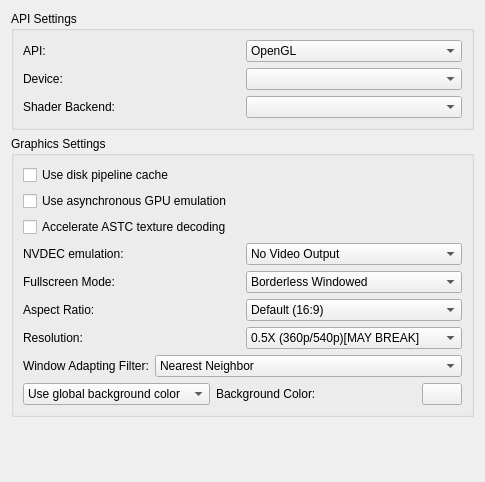
<?xml version="1.0" encoding="UTF-8"?>
<ui version="4.0">
 <class>ConfigureGraphics</class>
 <widget class="QWidget" name="ConfigureGraphics">
  <property name="geometry">
   <rect>
    <x>0</x>
    <y>0</y>
    <width>437</width>
    <height>482</height>
   </rect>
  </property>
  <property name="windowTitle">
   <string>Form</string>
  </property>
  <property name="accessibleName">
   <string>Graphics</string>
  </property>
  <layout class="QVBoxLayout" name="verticalLayout_1">
   <item>
    <layout class="QVBoxLayout" name="verticalLayout_2">
     <item>
      <widget class="QGroupBox" name="groupBox_2">
       <property name="title">
        <string>API Settings</string>
       </property>
       <layout class="QVBoxLayout" name="verticalLayout_3">
        <item>
         <widget class="QWidget" name="api_widget" native="true">
          <layout class="QGridLayout" name="gridLayout">
           <property name="leftMargin">
            <number>0</number>
           </property>
           <property name="topMargin">
            <number>0</number>
           </property>
           <property name="rightMargin">
            <number>0</number>
           </property>
           <property name="bottomMargin">
            <number>0</number>
           </property>
           <property name="horizontalSpacing">
            <number>6</number>
           </property>
           <item row="4" column="0">
            <widget class="QWidget" name="backend_widget" native="true">
             <layout class="QHBoxLayout" name="backend_layout">
              <property name="leftMargin">
               <number>0</number>
              </property>
              <property name="topMargin">
               <number>0</number>
              </property>
              <property name="rightMargin">
               <number>0</number>
              </property>
              <property name="bottomMargin">
               <number>0</number>
              </property>
              <item>
               <widget class="QLabel" name="backend_label">
                <property name="text">
                 <string>Shader Backend:</string>
                </property>
               </widget>
              </item>
              <item>
               <widget class="QComboBox" name="backend"/>
              </item>
             </layout>
            </widget>
           </item>
           <item row="2" column="0">
            <widget class="QWidget" name="device_widget" native="true">
             <layout class="QHBoxLayout" name="device_layout">
              <property name="leftMargin">
               <number>0</number>
              </property>
              <property name="topMargin">
               <number>0</number>
              </property>
              <property name="rightMargin">
               <number>0</number>
              </property>
              <property name="bottomMargin">
               <number>0</number>
              </property>
              <item>
               <widget class="QLabel" name="device_label">
                <property name="text">
                 <string>Device:</string>
                </property>
               </widget>
              </item>
              <item>
               <widget class="QComboBox" name="device"/>
              </item>
             </layout>
            </widget>
           </item>
           <item row="0" column="0">
            <widget class="QWidget" name="api_layout_2" native="true">
             <layout class="QHBoxLayout" name="api_layout">
              <property name="leftMargin">
               <number>0</number>
              </property>
              <property name="topMargin">
               <number>0</number>
              </property>
              <property name="rightMargin">
               <number>0</number>
              </property>
              <property name="bottomMargin">
               <number>0</number>
              </property>
              <item>
               <widget class="QLabel" name="api_label">
                <property name="text">
                 <string>API:</string>
                </property>
               </widget>
              </item>
              <item>
               <widget class="QComboBox" name="api">
                <property name="sizePolicy">
                 <sizepolicy hsizetype="Preferred" vsizetype="Fixed">
                  <horstretch>0</horstretch>
                  <verstretch>0</verstretch>
                 </sizepolicy>
                </property>
                <item>
                 <property name="text">
                  <string notr="true">OpenGL</string>
                 </property>
                </item>
                <item>
                 <property name="text">
                  <string notr="true">Vulkan</string>
                 </property>
                </item>
               </widget>
              </item>
             </layout>
            </widget>
           </item>
          </layout>
         </widget>
        </item>
       </layout>
      </widget>
     </item>
     <item>
      <widget class="QGroupBox" name="groupBox">
       <property name="title">
        <string>Graphics Settings</string>
       </property>
       <layout class="QVBoxLayout" name="verticalLayout_4">
        <item>
         <widget class="QCheckBox" name="use_disk_shader_cache">
          <property name="text">
           <string>Use disk pipeline cache</string>
          </property>
         </widget>
        </item>
        <item>
         <widget class="QCheckBox" name="use_asynchronous_gpu_emulation">
          <property name="text">
           <string>Use asynchronous GPU emulation</string>
          </property>
         </widget>
        </item>
        <item>
          <widget class="QCheckBox" name="accelerate_astc">
            <property name="text">
              <string>Accelerate ASTC texture decoding</string>
            </property>
          </widget>
        </item>
        <item>
         <widget class="QWidget" name="nvdec_emulation_widget" native="true">
          <layout class="QHBoxLayout" name="nvdec_emulation_layout">
           <property name="leftMargin">
            <number>0</number>
           </property>
           <property name="topMargin">
            <number>0</number>
           </property>
           <property name="rightMargin">
            <number>0</number>
           </property>
           <property name="bottomMargin">
            <number>0</number>
           </property>
           <item>
            <widget class="QLabel" name="nvdec_emulation_label">
             <property name="text">
              <string>NVDEC emulation:</string>
             </property>
            </widget>
           </item>
           <item>
            <widget class="QComboBox" name="nvdec_emulation">
             <item>
              <property name="text">
               <string>No Video Output</string>
              </property>
             </item>
             <item>
              <property name="text">
               <string>CPU Video Decoding</string>
              </property>
             </item>
             <item>
              <property name="text">
               <string>GPU Video Decoding (Default)</string>
              </property>
             </item>
            </widget>
           </item>
          </layout>
         </widget>
        </item>
        <item>
         <widget class="QWidget" name="fullscreen_mode_layout" native="true">
          <layout class="QHBoxLayout" name="horizontalLayout_1">
           <property name="leftMargin">
            <number>0</number>
           </property>
           <property name="topMargin">
            <number>0</number>
           </property>
           <property name="rightMargin">
            <number>0</number>
           </property>
           <property name="bottomMargin">
            <number>0</number>
           </property>
           <item>
            <widget class="QLabel" name="fullscreen_mode_label">
             <property name="text">
              <string>Fullscreen Mode:</string>
             </property>
            </widget>
           </item>
           <item>
            <widget class="QComboBox" name="fullscreen_mode_combobox">
             <item>
              <property name="text">
               <string>Borderless Windowed</string>
              </property>
             </item>
             <item>
              <property name="text">
               <string>Exclusive Fullscreen</string>
              </property>
             </item>
            </widget>
           </item>
          </layout>
         </widget>
        </item>
        <item>
         <widget class="QWidget" name="aspect_ratio_layout" native="true">
          <layout class="QHBoxLayout" name="horizontalLayout_2">
           <property name="leftMargin">
            <number>0</number>
           </property>
           <property name="topMargin">
            <number>0</number>
           </property>
           <property name="rightMargin">
            <number>0</number>
           </property>
           <property name="bottomMargin">
            <number>0</number>
           </property>
           <item>
            <widget class="QLabel" name="ar_label">
             <property name="text">
              <string>Aspect Ratio:</string>
             </property>
            </widget>
           </item>
           <item>
            <widget class="QComboBox" name="aspect_ratio_combobox">
             <item>
              <property name="text">
               <string>Default (16:9)</string>
              </property>
             </item>
             <item>
              <property name="text">
               <string>Force 4:3</string>
              </property>
             </item>
             <item>
              <property name="text">
               <string>Force 21:9</string>
              </property>
             </item>
             <item>
              <property name="text">
               <string>Stretch to Window</string>
              </property>
             </item>
            </widget>
           </item>
          </layout>
         </widget>
        </item>
        <item>
         <widget class="QWidget" name="resolution_layout" native="true">
          <layout class="QHBoxLayout" name="horizontalLayout_5">
           <property name="leftMargin">
            <number>0</number>
           </property>
           <property name="topMargin">
            <number>0</number>
           </property>
           <property name="rightMargin">
            <number>0</number>
           </property>
           <property name="bottomMargin">
            <number>0</number>
           </property>
           <item>
            <widget class="QLabel" name="resolution_label">
             <property name="text">
              <string>Resolution:</string>
             </property>
            </widget>
           </item>
           <item>
            <widget class="QComboBox" name="resolution_combobox">
             <item>
              <property name="text">
               <string>0.5X (360p/540p)[MAY BREAK]</string>
              </property>
             </item>
             <item>
              <property name="text">
               <string>0.75X (540p/810p)[MAY BREAK]</string>
              </property>
             </item>
             <item>
              <property name="text">
               <string>1X (720p/1080p)</string>
              </property>
             </item>
             <item>
              <property name="text">
               <string>2X (1440p/2160[4K]p)</string>
              </property>
             </item>
             <item>
              <property name="text">
               <string>3X (2160p[4K]/3240p)</string>
              </property>
             </item>
             <item>
              <property name="text">
               <string>4X (2880p/4320p)</string>
              </property>
             </item>
             <item>
              <property name="text">
               <string>5X (3600p/5400p)</string>
              </property>
             </item>
             <item>
              <property name="text">
               <string>6X (4320p/6480p)</string>
              </property>
             </item>
            </widget>
           </item>
          </layout>
         </widget>
        </item>
        <item>
         <widget class="QWidget" name="scaling_filter_layout" native="true">
          <layout class="QHBoxLayout" name="horizontalLayout_5">
           <property name="leftMargin">
            <number>0</number>
           </property>
           <property name="topMargin">
            <number>0</number>
           </property>
           <property name="rightMargin">
            <number>0</number>
           </property>
           <property name="bottomMargin">
            <number>0</number>
           </property>
           <item>
            <widget class="QLabel" name="scaling_filter_label">
             <property name="text">
              <string>Window Adapting Filter:</string>
             </property>
            </widget>
           </item>
           <item>
            <widget class="QComboBox" name="scaling_filter_combobox">
             <item>
              <property name="text">
               <string>Nearest Neighbor</string>
              </property>
             </item>
             <item>
              <property name="text">
               <string>Bilinear</string>
              </property>
             </item>
             <item>
              <property name="text">
               <string>Bicubic</string>
              </property>
             </item>
             <item>
              <property name="text">
               <string>Gaussian</string>
              </property>
             </item>
             <item>
              <property name="text">
               <string>ScaleForce</string>
              </property>
             </item>
             <item>
              <property name="text">
               <string>AMD's FidelityFX™️ Super Resolution [Vulkan Only]</string>
              </property>
             </item>
            </widget>
           </item>
          </layout>
         </widget>
        </item>
        <item>
         <widget class="QWidget" name="bg_layout" native="true">
          <property name="sizePolicy">
           <sizepolicy hsizetype="Preferred" vsizetype="Preferred">
            <horstretch>0</horstretch>
            <verstretch>0</verstretch>
           </sizepolicy>
          </property>
          <layout class="QHBoxLayout" name="horizontalLayout_3">
           <property name="spacing">
            <number>6</number>
           </property>
           <property name="leftMargin">
            <number>0</number>
           </property>
           <property name="topMargin">
            <number>0</number>
           </property>
           <property name="rightMargin">
            <number>0</number>
           </property>
           <property name="bottomMargin">
            <number>0</number>
           </property>
           <item>
            <widget class="QComboBox" name="bg_combobox">
             <property name="currentText">
              <string>Use global background color</string>
             </property>
             <property name="currentIndex">
              <number>0</number>
             </property>
             <property name="maxVisibleItems">
              <number>10</number>
             </property>
             <item>
              <property name="text">
               <string>Use global background color</string>
              </property>
             </item>
             <item>
              <property name="text">
               <string>Set background color:</string>
              </property>
             </item>
            </widget>
           </item>
           <item>
            <widget class="QLabel" name="bg_label">
             <property name="text">
              <string>Background Color:</string>
             </property>
            </widget>
           </item>
           <item>
            <spacer name="horizontalSpacer">
             <property name="orientation">
              <enum>Qt::Horizontal</enum>
             </property>
             <property name="sizeHint" stdset="0">
              <size>
               <width>40</width>
               <height>20</height>
              </size>
             </property>
            </spacer>
           </item>
           <item>
            <widget class="QPushButton" name="bg_button">
             <property name="maximumSize">
              <size>
               <width>40</width>
               <height>16777215</height>
              </size>
             </property>
            </widget>
           </item>
          </layout>
         </widget>
        </item>
       </layout>
      </widget>
     </item>
    </layout>
   </item>
   <item>
    <spacer name="verticalSpacer">
     <property name="orientation">
      <enum>Qt::Vertical</enum>
     </property>
     <property name="sizeHint" stdset="0">
      <size>
       <width>20</width>
       <height>40</height>
      </size>
     </property>
    </spacer>
   </item>
  </layout>
 </widget>
 <resources/>
 <connections/>
</ui>
